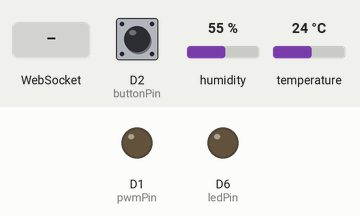
A sketch run on a simulated ESP8266 (NodeMCU). Parts: output pins drawn as LEDs (lit = HIGH). The inputs (shaded band) are chosen by the test bench; at power-on: D2 (buttonPin) LOW, humidity 55 %, temperature 24 °C. WiFi joins after 1.5 s; servers stay silent unless stated; what the sketch prints to the serial monitor is not drawn.

Above: at 2.7 s.
2.8 s: WebSocket text "toggle" received
At 3.4 s:
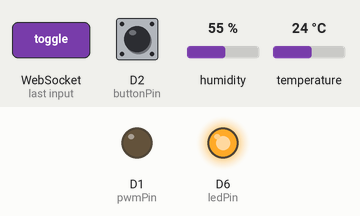
5.8 s: D2 (buttonPin) pulled HIGH for 0.15 s
At 6.3 s:
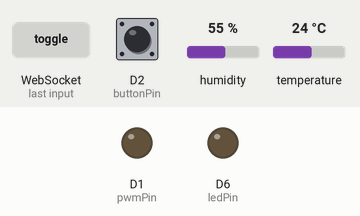
7.4 s: D2 (buttonPin) pulled HIGH for 1 s
At 8.8 s:
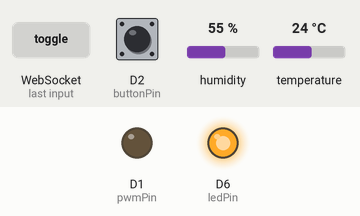
Timing chart, 0 to 10.4 s (numbered marks = the images above; inputs shaded):
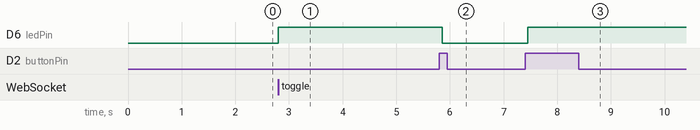

Measured:
- after the input at 2.8 s, D6 (ledPin): LOW → HIGH at once
- after the input at 5.8 s, D6 (ledPin): HIGH → LOW after 0.05 s
- after the input at 7.4 s, D6 (ledPin): LOW → HIGH after 0.05 s

The sketch:

4.7.ino
```cpp
#include <ESP8266WiFi.h>
#include <ESPAsyncTCP.h>
#include <ESPAsyncWebServer.h>
#include <DHT.h>

// Konfigurasi WiFi
const char* ssid = "kar";
const char* password = "12345678";

// Konfigurasi Pin
const byte dhtPin = 2;       // D4
const byte buttonPin = 4;    // D2
const byte ledPin = 12;      // D6
const byte pwmPin = 5;       // D1

DHT dht(dhtPin, DHT22);

// Variabel status
bool ledState = false;
String currentTemp = "--";
int nilaiPWM = 0;

int buttonState = LOW;
int lastButtonState = LOW;

unsigned long lastDebounceTime = 0;
const unsigned long debounceDelay = 50;
unsigned long lastTime = 0;

// Web Server dan WebSocket
AsyncWebServer server(80);
AsyncWebSocket ws("/ws");

// ===================================
// HTML, CSS, DAN JAVASCRIPT
// ===================================

const char index_html[] PROGMEM = R"rawliteral(
<!DOCTYPE html>
<html>
<head>
  <meta name="viewport" content="width=device-width, initial-scale=1">
  <title>Smart Lighting - PWM Slider</title>

  <style>
    body {
      font-family: Arial;
      text-align: center;
      background-color: #f0f0f0;
    }

    .card {
      background-color: white;
      margin: 20px auto;
      padding: 20px;
      max-width: 350px;
      border-radius: 10px;
    }

    button {
      padding: 15px 30px;
      font-size: 18px;
      border: none;
      border-radius: 5px;
      cursor: pointer;
      color: white;
    }

    .btn-on {
      background-color: #4CAF50;
    }

    .btn-off {
      background-color: #f44336;
    }

    input[type="range"] {
      width: 90%;
    }
  </style>
</head>

<body>

  <h1>Smart Lighting</h1>
  <h3>NodeMCU ESP8266 - WebSockets</h3>

  <div class="card">
    <h2>Monitoring Suhu</h2>
    <h2>
      <span id="tempValue">--</span> Celcius
    </h2>
  </div>

  <div class="card">
    <h2>Kontrol LED ON/OFF</h2>
    <h3>LED: <span id="ledStatus">OFF</span></h3>

    <button id="toggleBtn"
      class="btn-off"
      onclick="toggleLed()">
      Turn ON
    </button>
  </div>

  <div class="card">
    <h2>Kontrol Kecerahan LED</h2>
    <p>Geser slider untuk mengatur PWM</p>

    <input type="range"
      min="0"
      max="1023"
      value="0"
      id="pwmSlider"
      oninput="sendPWM(this.value)">

    <h3>
      Nilai PWM:
      <span id="pwmValue">0</span>
    </h3>
  </div>

<script>

  var gateway = `ws://${window.location.hostname}/ws`;
  var websocket;

  window.addEventListener('load', onLoad);

  function onLoad(event) {
    initWebSocket();
  }

  function initWebSocket() {
    websocket = new WebSocket(gateway);

    websocket.onopen = onOpen;
    websocket.onclose = onClose;
    websocket.onmessage = onMessage;
  }

  function onOpen(event) {
    console.log('WebSocket Terkoneksi');
  }

  function onClose(event) {
    console.log('WebSocket Terputus');
    setTimeout(initWebSocket, 2000);
  }

  // Mengontrol LED ON/OFF
  function toggleLed() {
    if (websocket.readyState === WebSocket.OPEN) {
      websocket.send('toggle');
    }
  }

  // Mengirim nilai PWM
  function sendPWM(value) {
    document.getElementById('pwmValue').innerHTML = value;

    if (websocket.readyState === WebSocket.OPEN) {
      websocket.send('pwm,' + value);
    }
  }

  // Menerima data dari NodeMCU
  function onMessage(event) {
    var dataObj = JSON.parse(event.data);

    // Menampilkan suhu
    if (dataObj.suhu !== undefined) {
      document.getElementById('tempValue').innerHTML =
        dataObj.suhu;
    }

    // Memperbarui status LED
    if (dataObj.led !== undefined) {
      var btn = document.getElementById('toggleBtn');
      var status = document.getElementById('ledStatus');

      if (dataObj.led == "1") {
        status.innerHTML = "ON";
        btn.innerHTML = "Turn OFF";
        btn.className = "btn-on";
      } else {
        status.innerHTML = "OFF";
        btn.innerHTML = "Turn ON";
        btn.className = "btn-off";
      }
    }

    // Sinkronisasi nilai slider
    if (dataObj.pwm !== undefined) {
      document.getElementById('pwmSlider').value = dataObj.pwm;
      document.getElementById('pwmValue').innerHTML = dataObj.pwm;
    }
  }

</script>
</body>
</html>
)rawliteral";

// ===================================
// BACK-END NODEMCU
// ===================================

// Mengirim data ke seluruh browser
void notifyClients() {
  String jsonString = "{\"led\":\"" +
                      String(ledState ? 1 : 0) + "\",";
  jsonString += "\"suhu\":\"" + currentTemp + "\",";
  jsonString += "\"pwm\":\"" + String(nilaiPWM) + "\"}";

  ws.textAll(jsonString);
}

// Menerima perintah dari WebSocket
void handleWebSocketMessage(void *arg, uint8_t *data, size_t len) {
  AwsFrameInfo *info = (AwsFrameInfo*)arg;

  if (info->final && info->index == 0 &&
      info->len == len && info->opcode == WS_TEXT) {

    String pesan = "";

    for (size_t i = 0; i < len; i++) {
      pesan += (char)data[i];
    }

    // Perintah LED ON/OFF
    if (pesan == "toggle") {
      ledState = !ledState;
      digitalWrite(ledPin, ledState ? HIGH : LOW);

      Serial.println(ledState ? "LED D6 MENYALA" : "LED D6 MATI");

      notifyClients();
    }

    // Perintah PWM Slider
    else if (pesan.startsWith("pwm,")) {
      nilaiPWM = pesan.substring(4).toInt();
      nilaiPWM = constrain(nilaiPWM, 0, 1023);

      analogWrite(pwmPin, nilaiPWM);

      Serial.print("Nilai PWM LED D1: ");
      Serial.println(nilaiPWM);

      notifyClients();
    }
  }
}

// Event WebSocket
void onEvent(AsyncWebSocket *server,
             AsyncWebSocketClient *client,
             AwsEventType type,
             void *arg, uint8_t *data, size_t len) {

  switch (type) {
    case WS_EVT_CONNECT:
      Serial.println("Client WebSocket terhubung");
      notifyClients();
      break;

    case WS_EVT_DISCONNECT:
      Serial.println("Client WebSocket terputus");
      break;

    case WS_EVT_DATA:
      handleWebSocketMessage(arg, data, len);
      break;

    default:
      break;
  }
}

void setup() {
  Serial.begin(115200);

  pinMode(buttonPin, INPUT);
  pinMode(ledPin, OUTPUT);
  pinMode(pwmPin, OUTPUT);

  digitalWrite(ledPin, LOW);

  // Rentang PWM 0 sampai 1023
  analogWriteRange(1023);
  analogWrite(pwmPin, 0);

  dht.begin();

  // Koneksi WiFi
  WiFi.mode(WIFI_STA);
  WiFi.begin(ssid, password);

  Serial.println("Menghubungkan WiFi...");

  while (WiFi.status() != WL_CONNECTED) {
    delay(500);
    Serial.print(".");
  }

  Serial.println();
  Serial.println("WiFi Terhubung!");

  Serial.print("IP Address: ");
  Serial.println(WiFi.localIP());

  // Menampilkan halaman website
  server.on("/", HTTP_GET, [](AsyncWebServerRequest *request) {
    request->send_P(200, "text/html", index_html);
  });

  ws.onEvent(onEvent);
  server.addHandler(&ws);

  server.begin();

  Serial.println("Web Server Siap!");
  Serial.println("Sistem PWM Slider Berjalan!");
}

void loop() {
  ws.cleanupClients();

  // Kendali LED ON/OFF
  digitalWrite(ledPin, ledState ? HIGH : LOW);

  // Membaca push button
  int reading = digitalRead(buttonPin);

  if (reading != lastButtonState) {
    lastDebounceTime = millis();
  }

  if ((millis() - lastDebounceTime) > debounceDelay) {
    if (reading != buttonState) {
      buttonState = reading;

      if (buttonState == HIGH) {
        ledState = !ledState;
        notifyClients();
      }
    }
  }

  lastButtonState = reading;

  // Membaca suhu setiap 3 detik
  if ((millis() - lastTime) > 3000) {
    float t = dht.readTemperature();

    if (!isnan(t)) {
      currentTemp = String(t);
      notifyClients();
    }

    lastTime = millis();
  }
}
```
